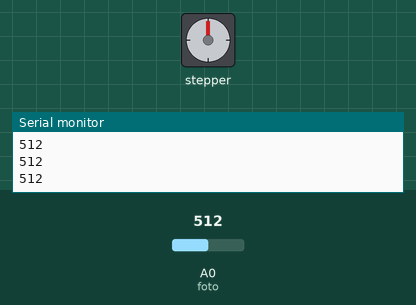
The sketch below on a simulated Arduino Uno, built with avr-gcc and run on an emulated ATmega328P. Shown: stepper motor, the last lines printed to the serial monitor. The inputs (shaded band) are chosen by the test bench; at power-on: A0 (foto) = 512. Stepper angles assume 2048 steps per turn.

Above: at 1.2 s.
1.3 s: A0 (foto) set to 610
2.8 s: A0 (foto) set to 630
At 3.27 s:
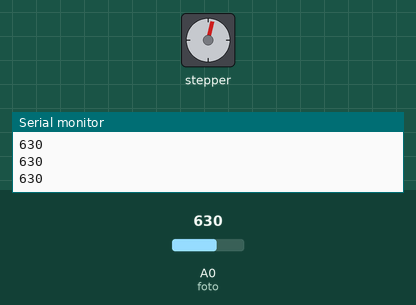
5.8 s: A0 (foto) set to 511
At 7.7 s:
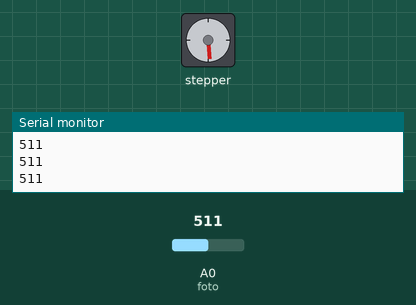
8.0 s: A0 (foto) set to 716
At 8.47 s:
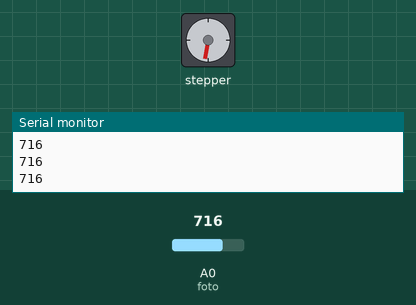
Timing chart, 0 to 15.0 s (numbered marks = the images above; inputs shaded):
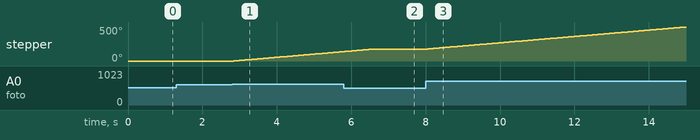

The sketch:

pruebasensor.ino
```cpp
#include "Stepper.h"

#define STEPS  32   // numero de pasos por revolución
int  Steps2Take;  // 2048 = 1 revolución

/*variables para mover banda transportadora superior*/
const int foto = 0;

int valorLDR = 0;


// Configuración de la secuencia correcta para los pines del controlador del motor
// In1, In2, In3, In4 en la secuencia 1 - 3 - 2 - 4

Stepper small_stepper(STEPS, 8, 10, 9, 11);

void setup() {

  Serial.begin(9600);
}

void loop() {
   valorLDR = analogRead(foto);
  Serial.println(valorLDR);
  /*proceso en el que se mueven mediante una banda transportadora los objetos que ingresaran a la caja*/
  while (valorLDR >= 620) {
    valorLDR = analogRead(foto);
    Serial.println(valorLDR);

    small_stepper.setSpeed(500);
    Steps2Take  = 200;  // rota en sentido contrario al reloj
    small_stepper.step(Steps2Take);

  }

  while (valorLDR < 620) {
    valorLDR = analogRead(foto);
    Serial.println(valorLDR);

    small_stepper.setSpeed(500);
    Steps2Take  =  0;  // rota en sentido contrario al reloj
    small_stepper.step(Steps2Take);


  } //se cierra  while

}
```

Measured:
- the behaviour switches between 619 and 620 on A0 (foto) (found by bisection; images 0 and 1)
- after the input at 2.8 s, stepper: keeps turning clockwise at about 47°/s, starting at once
- after the input at 5.8 s, stepper: goes on until 6.6 s, then stays 175°
- after the input at 8.0 s, stepper: keeps turning clockwise at about 47°/s, starting at once
